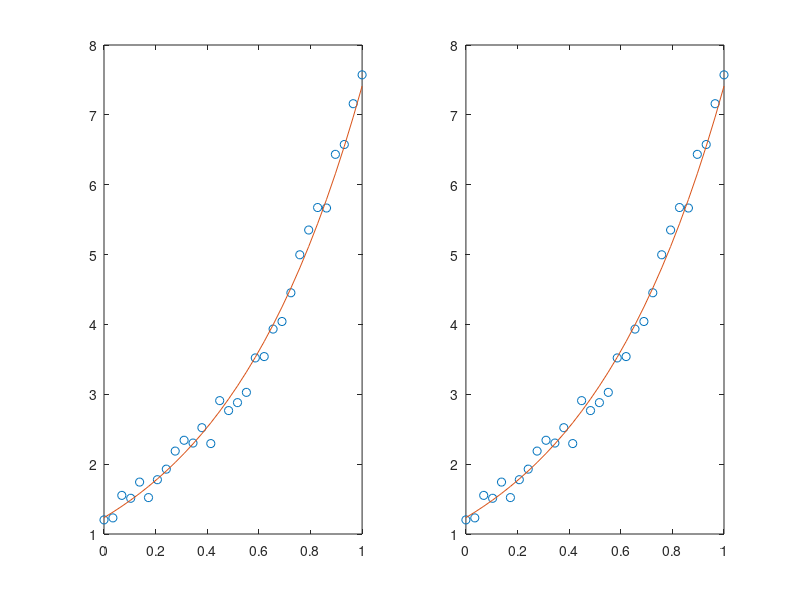

MATLAB code for this plot:
clear;clc;
num = 30;
x = linspace(0,1,num);
error = rand(1,num);
 
A0 = 1;
B0 = 2;
a = A0*exp(B0*x)+0.5*error;
%% 
sh = log(a); % 先对要拟合的数据取对数
 
p = polyfit(x,sh,1); % 然后对这个中间量sh进行线性拟合
% B = p(1)
% lnA = p(2)
 
% -----------------方法一：可以求出指数拟合的解析式------------------------
    B = p(1);
    A = exp(p(2));
 
    y1 = A*exp(B*x);
    
% -----------------方法二：这种方法绕过求解解析式，直接得到拟合曲线---------
    sh2 = polyval(p,x);
    y2 = exp(sh2);
    
 
% 可见，两种方式求解得到的结果相同
subplot(1,2,1)
plot(x,a,'o',x,y1,'-')
subplot(1,2,2)
plot(x,a,'o',x,y2,'-')

